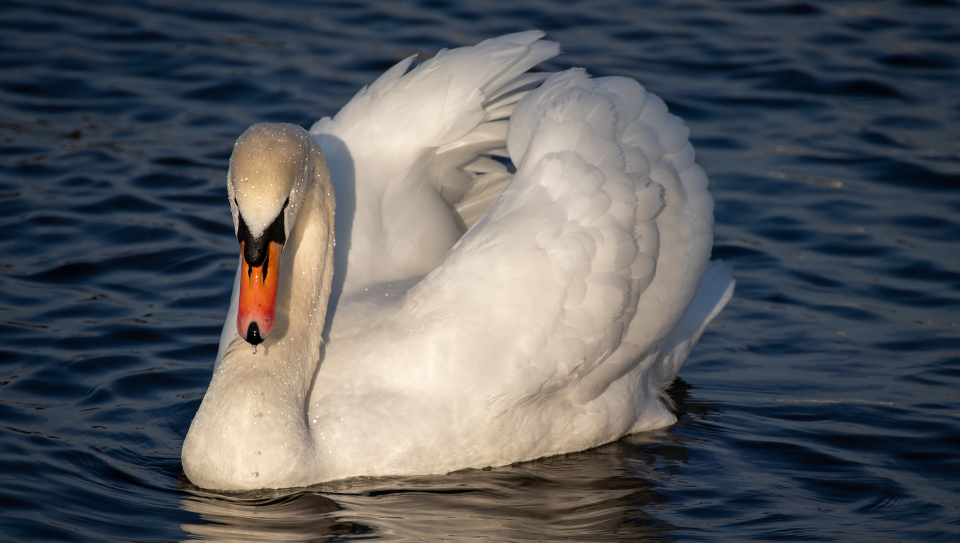
#> input picture img/swan.jpg, 1920 x 1085 px (shown at 1/2 size)
$ python 12.binary_image.py
#> lines starting #> are read from the running program, lines starting #| are printed output that depends on the picture; after the words box and inside, x2 and y2 are one past the last pixel; in counts of white or black regions, pixels touching at a corner belong together
import cv2

# Color이미지를 binary로 하면 각rgb채널별로 binary한 후 합쳐진 것이다
# 그래서 Color 이미지는 binary를 하지 않는다
# src = cv2.imread("../img/swan.jpg")

src = cv2.imread("../img/swan.jpg", cv2.IMREAD_GRAYSCALE)
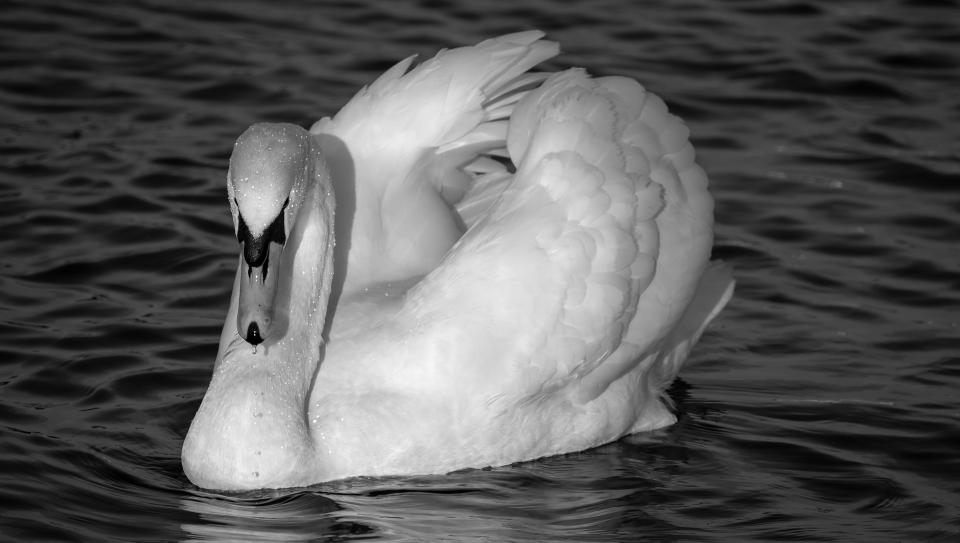
#> src: shape (1085, 1920) (shown at 1/2 size); min 0, max 255, mean 90.6

_, binary = cv2.threshold(src, 127, 255, cv2.THRESH_BINARY)
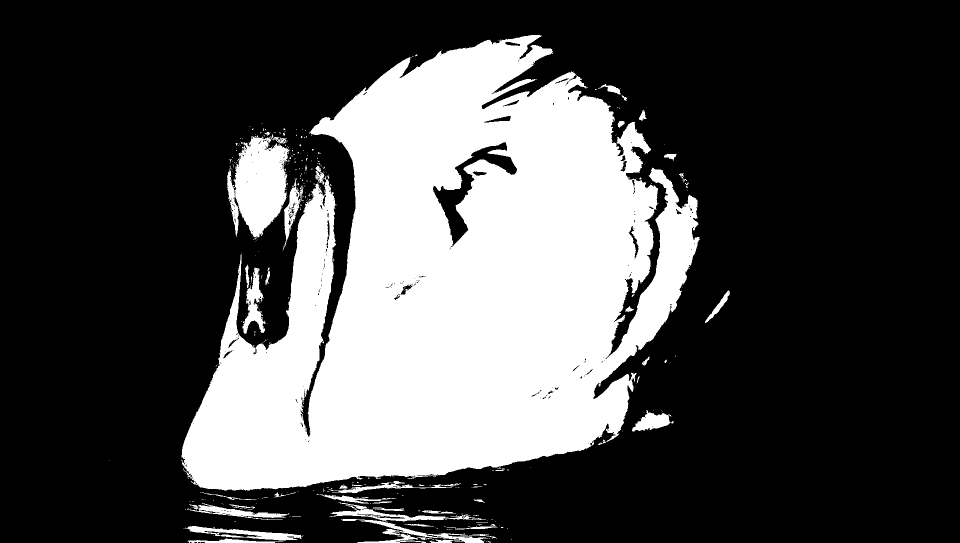
#> binary: shape (1085, 1920) (shown at 1/2 size); 29.3% white; 389 white regions (336 under 20 px), largest, box (x1, y1, x2, y2) and area: (363, 70, 1400, 982) 569629, (454, 269, 579, 478) 16783, (682, 1038, 977, 1085) 3056

cv2.namedWindow("binary")
dst = cv2.resize(binary, dsize=(640, 480), interpolation=cv2.INTER_AREA)
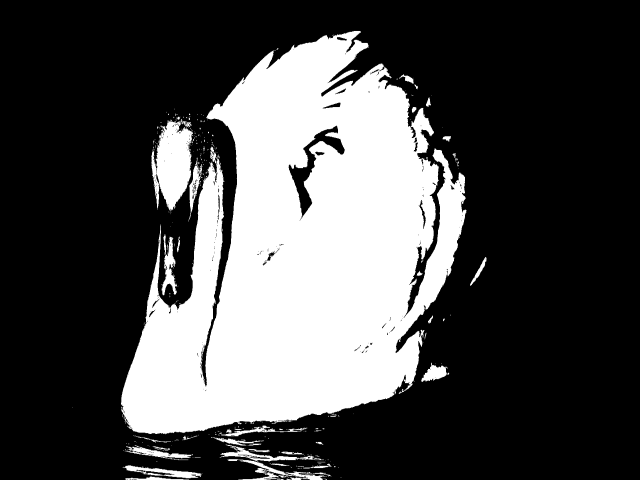
#> dst: shape (480, 640); min 0, max 255, mean 74.8
cv2.imshow("binary", dst)
cv2.waitKey(0)
cv2.destroyAllWindows()

$ run again, with img/beagle.jpg copied over img/swan.jpg
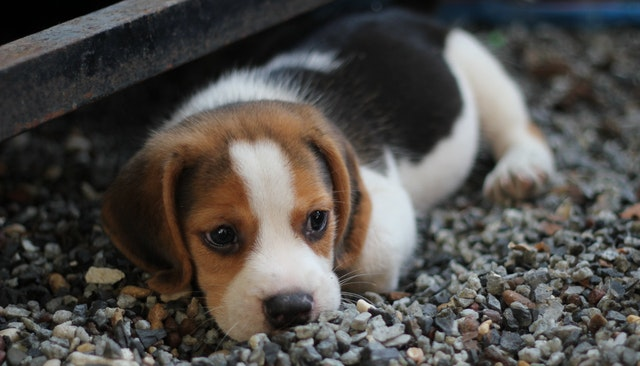
#> input picture img/beagle.jpg, 640 x 366 px
#> `_, binary = cv2.threshold(src, 127, 255, cv2.THRESH_BINARY)`:
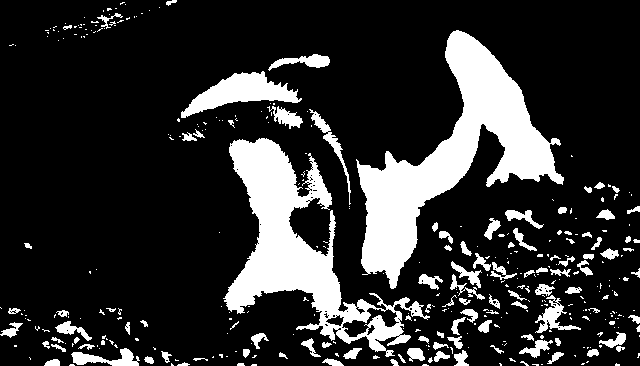
#> binary: shape (366, 640); 18.7% white; 372 white regions (264 under 20 px), largest, box (x1, y1, x2, y2) and area: (356, 30, 564, 289) 16630, (223, 138, 430, 357) 13553, (181, 71, 302, 118) 2401
#> `dst = cv2.resize(binary, dsize=(640, 480), interpolation=cv2.INTER_AREA)`:
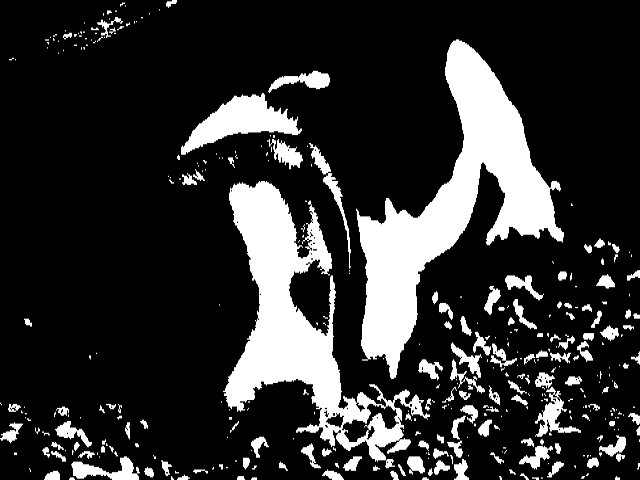
#> dst: shape (480, 640); min 0, max 255, mean 47.6

$ run again, with img/building.jpg copied over img/swan.jpg
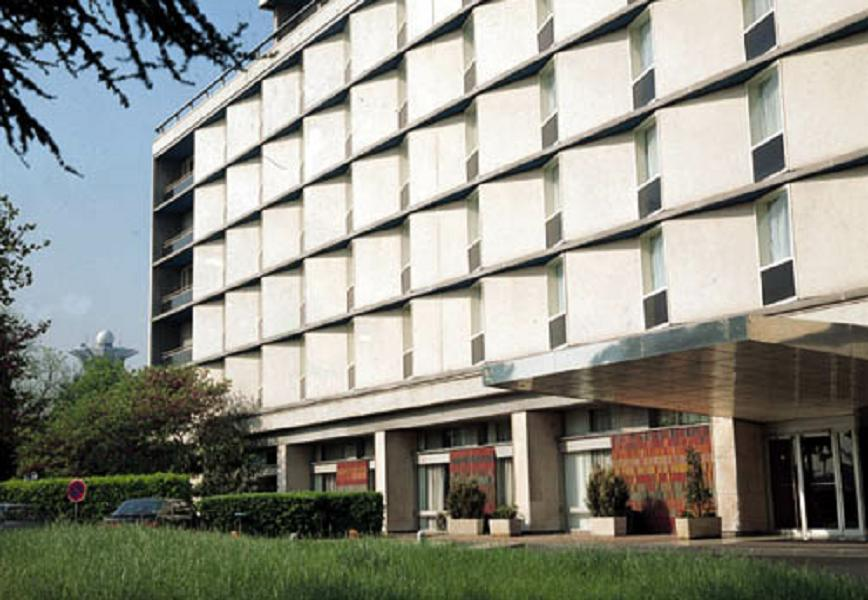
#> input picture img/building.jpg, 868 x 600 px
#> `_, binary = cv2.threshold(src, 127, 255, cv2.THRESH_BINARY)`:
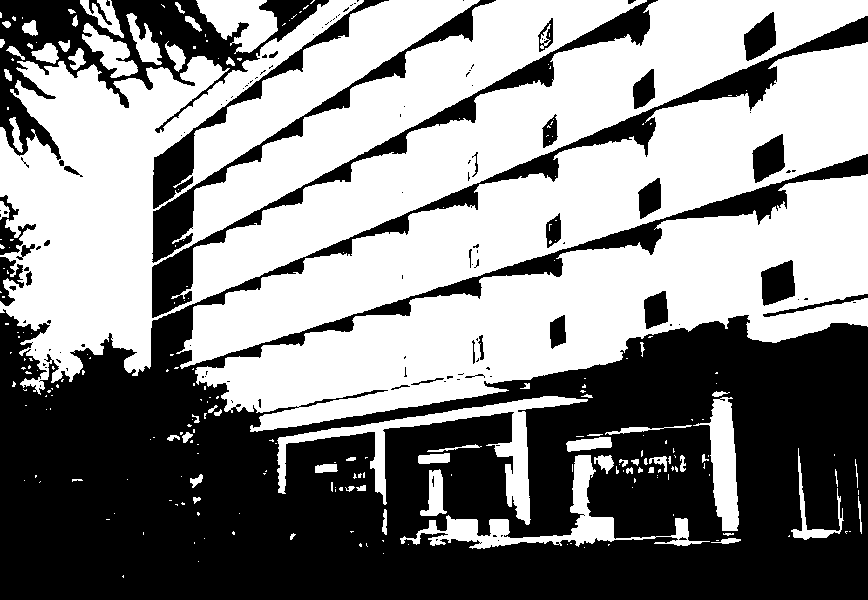
#> binary: shape (600, 868); 53.4% white; 127 black regions (93 under 20 px), largest, box (x1, y1, x2, y2) and area: (0, 16, 868, 600) 200174, (0, 0, 329, 160) 15528, (152, 0, 658, 318) 8138
#> `dst = cv2.resize(binary, dsize=(640, 480), interpolation=cv2.INTER_AREA)`:
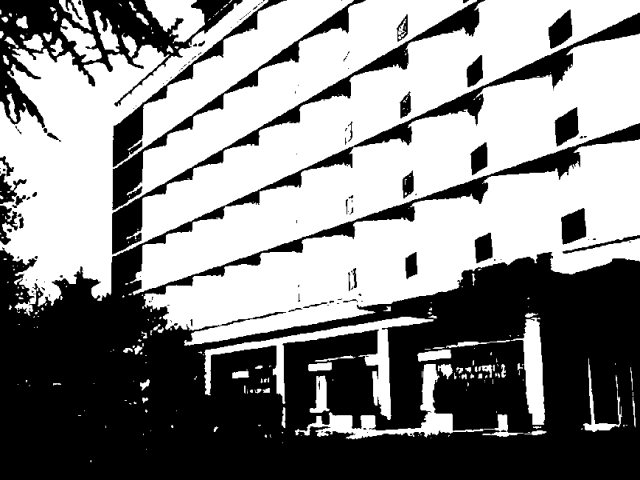
#> dst: shape (480, 640); min 0, max 255, mean 136.2
